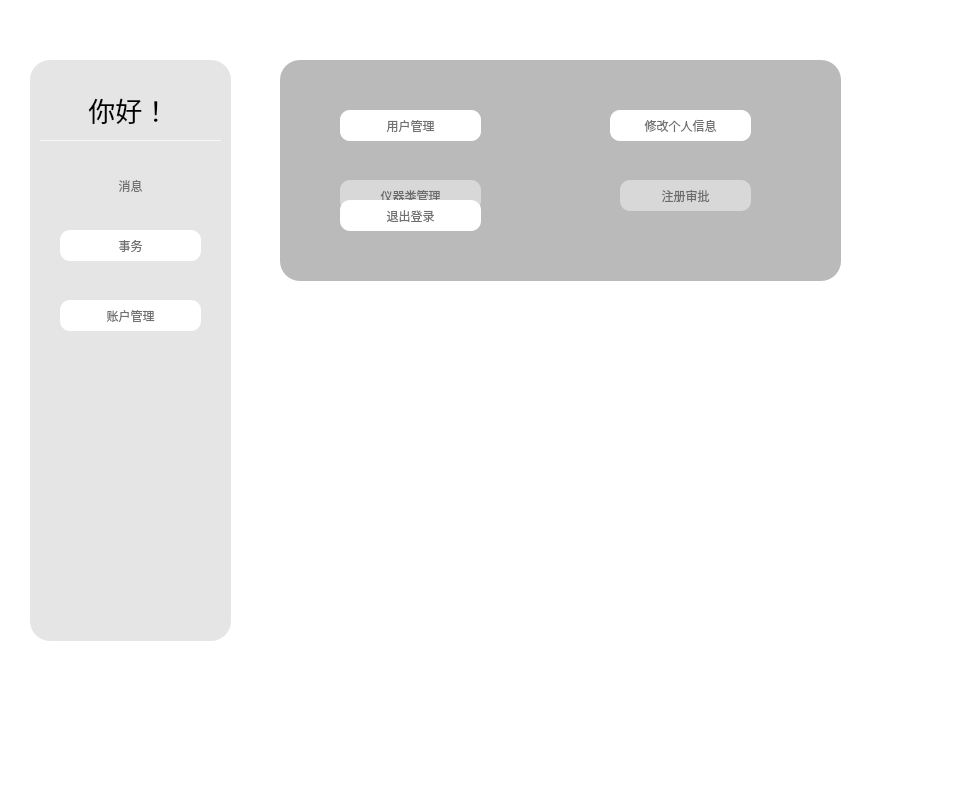
<?xml version="1.0" encoding="UTF-8"?>
<ui version="4.0">
 <class>view::homepage::administratorHomepage</class>
 <widget class="QWidget" name="view::homepage::administratorHomepage">
  <property name="geometry">
   <rect>
    <x>0</x>
    <y>0</y>
       <width>962</width>
       <height>797</height>
   </rect>
  </property>
  <property name="windowTitle">
   <string>管理员主页 - 实验室设备管理系统</string>
  </property>
  <property name="styleSheet">
   <string notr="true">*{
                background-color: rgb(255, 255, 255);
                }

                QFrame#frame{
                border-radius:30px;
                background-image: url(:/User_Page.jpg);

                }

                #frame_2{
                background-color: rgba(89, 89, 89, 40);
                border-radius:20px;
                }

                #welcomeLabel{
                background-color: rgba(255, 255, 255, 0);
                border-bottom:1px solid rgba(255, 255, 255, 180);
                }
                QPushButton#messageButton{
                background-color: rgba(255, 255, 255, 0);
                outline:none;
                }

                #frame_3{
                background-color: rgba(89, 89, 89, 60);
                border-radius:20px;
                }
                #frame_4{
                background-color: rgba(89, 89, 89, 60);
                border-radius:20px;
                }

                QPushButton{
                border-radius:10px;
                outline:none;
                background-color: qradialgradient(spread:pad, cx:0.5, cy:1, radius:0.538, fx:0.496955, fy:1, stop:0
                rgba(0, 220, 255, 255), stop:1 rgba(255, 205, 120, 255));
                font:700 20pt &quot;Microsoft YaHei UI&quot;;
                color: rgb(112, 112, 112);
                border:none;
                }

                QPushButton#messageButton{
                outline:none;
                border-radius:10px;
                background-color: qradialgradient(spread:pad, cx:0.5, cy:1, radius:0.538, fx:0.496955, fy:1, stop:0
                rgba(0, 220, 255, 255), stop:1 rgba(255, 205, 120, 255));
                font:700 20pt &quot;Microsoft YaHei UI&quot;;
                color: rgb(112, 112, 112);
                border:none;
                }


                QPushButton:hover{
                border-radius:10px;
                background-color: qradialgradient(spread:pad, cx:0.5, cy:1, radius:0.538, fx:0.5, fy:0.5, stop:0 rgba(0,
                220, 255, 255), stop:1 rgba(255, 205, 120, 255));
                font: 20pt &quot;Microsoft YaHei UI&quot;;
                border:none;
                outline:none;
                }
                QPushButton:pressed{
                border-radius:10px;
                border:none;
                background-color: qradialgradient(spread:pad, cx:0.506, cy:0.9375, radius:0.538, fx:0.5, fy:0.5, stop:0
                rgba(0, 220, 255, 255), stop:1 rgba(255, 189, 78, 255));
                padding-top:5px;
                padding-left:5px;
                outline:none;
                font: 20pt &quot;Microsoft YaHei UI&quot;;
                }
                QPushButton#messageButton:hover{
                border-radius:10px;
                background-color: qradialgradient(spread:pad, cx:0.5, cy:1, radius:0.538, fx:0.5, fy:0.5, stop:0 rgba(0,
                220, 255, 255), stop:1 rgba(255, 205, 120, 255));
                font: 20pt &quot;Microsoft YaHei UI&quot;;
                border:none;
                outline:none;
                }
                QPushButton#messageButton:pressed{
                border-radius:10px;
                outline:none;
                background-color: qradialgradient(spread:pad, cx:0.506, cy:0.9375, radius:0.538, fx:0.5, fy:0.5, stop:0
                rgba(0, 220, 255, 255), stop:1 rgba(255, 189, 78, 255));
                padding-top:5px;
                padding-left:5px;
                border:none;
                font: 20pt &quot;Microsoft YaHei UI&quot;;
                }
            </string>
  </property>
  <widget class="QFrame" name="frame">
   <property name="geometry">
    <rect>
     <x>-10</x>
     <y>20</y>
     <width>891</width>
     <height>661</height>
    </rect>
   </property>
   <property name="frameShape">
    <enum>QFrame::Shape::StyledPanel</enum>
   </property>
   <property name="frameShadow">
    <enum>QFrame::Shadow::Raised</enum>
   </property>
   <widget class="QFrame" name="frame_2">
    <property name="geometry">
     <rect>
      <x>40</x>
      <y>40</y>
      <width>201</width>
      <height>581</height>
     </rect>
    </property>
    <property name="frameShape">
     <enum>QFrame::Shape::StyledPanel</enum>
    </property>
    <property name="frameShadow">
     <enum>QFrame::Shadow::Raised</enum>
    </property>
    <widget class="QPushButton" name="messageButton">
     <property name="geometry">
      <rect>
       <x>30</x>
       <y>110</y>
       <width>141</width>
       <height>31</height>
      </rect>
     </property>
     <property name="styleSheet">
      <string notr="true">font: 16pt &quot;Microsoft YaHei UI&quot;;</string>
     </property>
     <property name="text">
      <string>消息</string>
     </property>
    </widget>
    <widget class="QPushButton" name="Button">
     <property name="geometry">
      <rect>
       <x>30</x>
       <y>170</y>
       <width>141</width>
       <height>31</height>
      </rect>
     </property>
     <property name="styleSheet">
      <string notr="true">font: 16pt &quot;Microsoft YaHei UI&quot;;</string>
     </property>
     <property name="text">
      <string>事务</string>
     </property>
    </widget>
    <widget class="QPushButton" name="Button2">
     <property name="geometry">
      <rect>
       <x>30</x>
       <y>240</y>
       <width>141</width>
       <height>31</height>
      </rect>
     </property>
     <property name="styleSheet">
      <string notr="true">font: 16pt &quot;Microsoft YaHei UI&quot;;</string>
     </property>
     <property name="text">
      <string>账户管理</string>
     </property>
    </widget>
    <widget class="QLabel" name="welcomeLabel">
     <property name="geometry">
      <rect>
       <x>10</x>
       <y>20</y>
       <width>181</width>
       <height>61</height>
      </rect>
     </property>
     <property name="text">
      <string>&lt;html&gt;&lt;head/&gt;&lt;body&gt;&lt;p align=&quot;center&quot;&gt;&lt;span style=&quot;
                            font-size:20pt;&quot;&gt;你好！&lt;/span&gt;&lt;/p&gt;&lt;/body&gt;&lt;/html&gt;
                        </string>
     </property>
    </widget>
   </widget>
   <widget class="QFrame" name="frame_3">
    <property name="geometry">
     <rect>
      <x>290</x>
      <y>40</y>
      <width>561</width>
      <height>221</height>
     </rect>
    </property>
    <property name="frameShape">
     <enum>QFrame::Shape::StyledPanel</enum>
    </property>
    <property name="frameShadow">
     <enum>QFrame::Shadow::Raised</enum>
    </property>
    <widget class="QPushButton" name="equipmentManageButton">
     <property name="geometry">
      <rect>
       <x>60</x>
       <y>50</y>
       <width>141</width>
       <height>31</height>
      </rect>
     </property>
     <property name="styleSheet">
      <string notr="true">font: 16pt &quot;Microsoft YaHei UI&quot;;</string>
     </property>
     <property name="text">
      <string>管理</string>
     </property>
    </widget>
    <widget class="QPushButton" name="approvalButton">
     <property name="geometry">
      <rect>
       <x>340</x>
       <y>50</y>
       <width>131</width>
       <height>31</height>
      </rect>
     </property>
     <property name="styleSheet">
      <string notr="true">font: 16pt &quot;Microsoft YaHei UI&quot;;</string>
     </property>
     <property name="text">
      <string>审批</string>
     </property>
    </widget>
    <widget class="QPushButton" name="EquipmentClassButton">
     <property name="geometry">
      <rect>
       <x>60</x>
       <y>120</y>
       <width>141</width>
       <height>31</height>
      </rect>
     </property>
     <property name="styleSheet">
      <string notr="true">font: 16pt &quot;Microsoft YaHei UI&quot;;</string>
     </property>
     <property name="text">
      <string>仪器类管理</string>
     </property>
    </widget>
    <widget class="QPushButton" name="RegisterControlButton">
     <property name="geometry">
      <rect>
       <x>340</x>
       <y>120</y>
       <width>131</width>
       <height>31</height>
      </rect>
     </property>
     <property name="styleSheet">
      <string notr="true">font: 16pt &quot;Microsoft YaHei UI&quot;;</string>
     </property>
     <property name="text">
      <string>注册审批</string>
     </property>
    </widget>
   </widget>
   <widget class="QFrame" name="frame_4">
    <property name="geometry">
     <rect>
      <x>290</x>
      <y>40</y>
      <width>561</width>
      <height>221</height>
     </rect>
    </property>
    <property name="frameShape">
     <enum>QFrame::Shape::StyledPanel</enum>
    </property>
    <property name="frameShadow">
     <enum>QFrame::Shadow::Raised</enum>
    </property>
    <widget class="QPushButton" name="editProfileButton_2">
     <property name="geometry">
      <rect>
       <x>330</x>
       <y>50</y>
       <width>141</width>
       <height>31</height>
      </rect>
     </property>
     <property name="styleSheet">
      <string notr="true">font: 16pt &quot;Microsoft YaHei UI&quot;;</string>
     </property>
     <property name="text">
      <string>修改个人信息</string>
     </property>
    </widget>
    <widget class="QPushButton" name="logoutButton">
     <property name="geometry">
      <rect>
       <x>60</x>
       <y>140</y>
       <width>141</width>
       <height>31</height>
      </rect>
     </property>
     <property name="styleSheet">
      <string notr="true">font: 16pt &quot;Microsoft YaHei UI&quot;;</string>
     </property>
     <property name="text">
      <string>退出登录</string>
     </property>
    </widget>
    <widget class="QPushButton" name="userManageButton">
     <property name="geometry">
      <rect>
       <x>60</x>
       <y>50</y>
       <width>141</width>
       <height>31</height>
      </rect>
     </property>
     <property name="styleSheet">
      <string notr="true">font: 16pt &quot;Microsoft YaHei UI&quot;;</string>
     </property>
     <property name="text">
      <string>用户管理</string>
     </property>
    </widget>
   </widget>
  </widget>
 </widget>
 <resources/>
 <connections/>
</ui>
